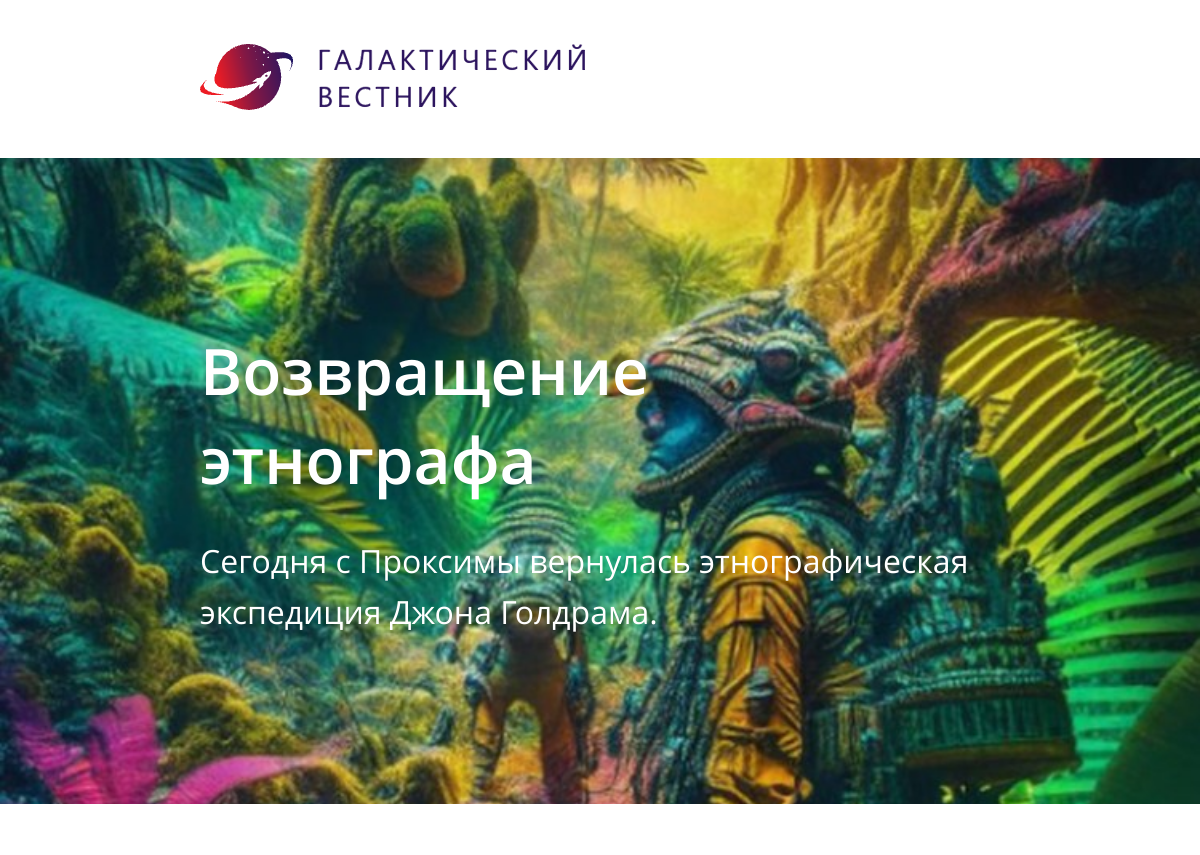
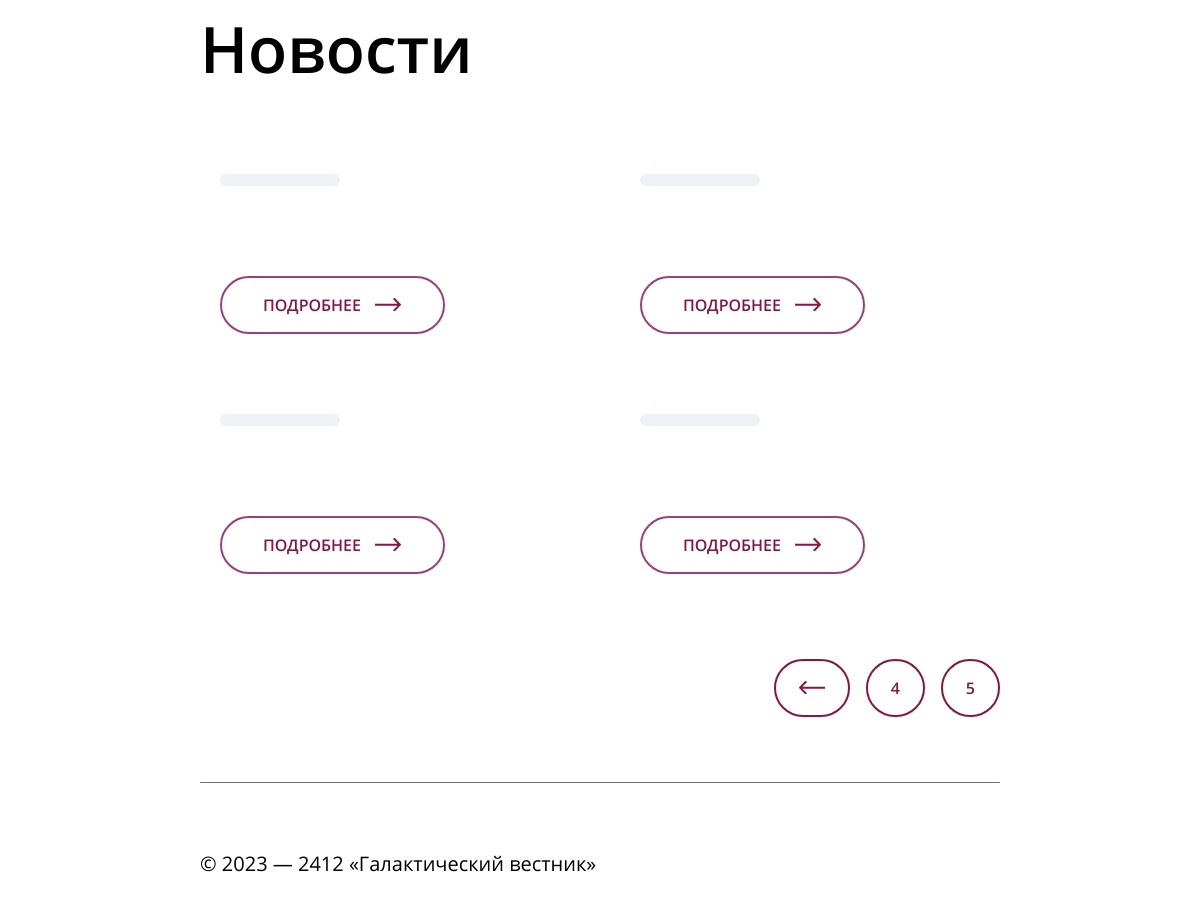
/?page=4, run on the app's committed database (2 pictures, top to bottom).
### tables this page shows
CREATE TABLE `news` (
  `id` int(11) unsigned NOT NULL AUTO_INCREMENT,
  `date` datetime NULL DEFAULT NULL,
  `title` varchar(250) NOT NULL DEFAULT '',
  `announce` text NULL DEFAULT NULL,
  `content` text NULL DEFAULT NULL,
  `image` varchar(250) NOT NULL DEFAULT '',
  PRIMARY KEY (`id`),
  KEY `id` (`id`),

  KEY `idx_news_date` (`date`));

### apps/pagination.php (called while the page is built, shortened)
<?php
require_once 'setting.php';
$mysqli = new mysqli($host, $user, $pass, $data);
$itemsPerPage = 4;
$currentPage = isset($_GET['page']) ? (int)$_GET['page'] : 1;
$offset = ($currentPage -1) * $itemsPerPage;
$sql = "SELECT *, DATE(date) AS news_date FROM news ORDER BY date DESC LIMIT ?, ?";
$stmt = $mysqli->prepare($sql);
$stmt->bind_param('ii', $offset, $itemsPerPage);
$stmt->execute();
$result = $stmt->get_result();
$news = $result->fetch_all(MYSQLI_ASSOC);
$sqlCount = "SELECT COUNT(*) AS total FROM news";
$resultCount = $mysqli->query($sqlCount);
$totalItems = $resultCount->fetch_assoc()['total'];
$totalPages = ceil($totalItems / $itemsPerPage);
?>

### index.php (the view, shortened to what this page needs)
<!DOCTYPE html>
<html lang="ru">
<head>
    <link rel="stylesheet" href="style.css">
    <link rel="stylesheet" href="css/normalize.css">
    <link rel="stylesheet" href="css/style.css">
    <?php require_once 'apps/announce.php' ?>
    <?php require_once 'apps/pagination.php' ?>
</head>
<body>
    <header class="header">
        <div class="container">
            <a href="#">
                <img class="logo" src="/img/logo.png" alt="GalaxyNews">
            </a>
        </div>
    </header>
    <section class="banner">
        <div class="banner__wrapper">
            <div class="container banner__container">
                <h2 class="banner__title">
                    <?php echo $title ?>
                </h2>
                <p class="banner__descr">
                    <?php echo $announce ?>
                </p>
            </div>
        </div>
    </section>
    <section class="news">
        <div class="container">
            <h1 class="news__title">Новости</h1>
                <?php
                echo '<div class="news__list">';
                foreach ($news as $article) {
                    $article = str_replace('<p>', '', $article);
                    $article = str_replace('</p>', '', $article);
                    echo '<div class="news__item">';
                    echo '<p class="news__data">' . htmlspecialchars($article['news_date']) . '</p>';
                    echo '<a class="news__button" href="news.php?id=' . $article['id'] . '">Подробнее <svg class="button__arrow_right" width="26.003967" height="13.321899" viewBox="0 0 26.004 13.3219" fill="none" xmlns="http://www.w3.org/2000/svg">
                        <path id="Arrow 1" d="M22.58 5.66L18.63 1.71C18.23 1.31 18.23 0.69 18.63 0.29C19.03 -0.1 19.65 -0.1 20.05 0.29L25.7 5.95C26.1 6.34 26.1 6.97 25.7 7.36L20.05 13.02C19.65 13.42 19.03 13.42 18.63 13.02C18.23 12.62 18.23 12 18.63 11.61L22.58 7.66L0 7.66L0 5.66L22.58 5.66Z" fill="#841844"/>
                        </svg>
                        </a>';
                    echo '</div>';
                }
                echo '</div>';
                echo "<div class='pagination'>";
                $page = 1;
                if ($currentPage <= 3) {
                    while ($page <= 3) {
                        echo "<a class='pagination__element' href='?page=$page'>$page</a>";
                        $page++;
                    };
                    echo "<a class='pagination__element' href='?page=$page'><svg class='pagination__arrow' width=\"26.003967\" height=\"13.321899\" viewBox=\"0 0 26.004 13.3219\" fill=\"none\" xmlns=\"http://www.w3.org/2000/svg\" xmlns:xlink=\"http://www.w3.org/1999/xlink\">
                    <defs/>
                    <path id=\"Arrow 1\" d=\"M22.58 5.66L18.63 1.71C18.23 1.31 18.23 0.69 18.63 0.29C19.03 -0.1 19.65 -0.1 20.05 0.29L25.7 5.95C26.1 6.34 26.1 6.97 25.7 7.36L20.05 13.02C19.65 13.42 19.03 13.42 18.63 13.02C18.23 12.62 18.23 12 18.63 11.61L22.58 7.66L0 7.66L0 5.66L22.58 5.66Z\" fill=\"#841844\" fill-opacity=\"1.000000\" fill-rule=\"evenodd\"/>
                    </svg></a>";
                }
                    else {
                        if ($currentPage > 3 && $currentPage < $totalPages - 2) {
                            $mincount = $currentPage - 1;
                            $maxcount = $currentPage + 1;
                            echo "<a class='pagination__element' href='?page=$page'><svg class='pagination__arrow' width=\"26.003906\" height=\"13.321899\" viewBox=\"0 0 26.0039 13.3219\" fill=\"none\" xmlns=\"http://www.w3.org/2000/svg\" xmlns:xlink=\"http://www.w3.org/1999/xlink\">
                    <defs/>
                    <path id=\"Arrow 1\" d=\"M3.41 5.66L7.36 1.71C7.76 1.31 7.76 0.69 7.36 0.29C6.97 -0.1 6.34 -0.1 5.95 0.29L0.29 5.95C-0.1 6.34 -0.1 6.97 0.29 7.36L5.95 13.02C6.34 13.42 6.97 13.42 7.36 13.02C7.76 12.62 7.76 12 7.36 11.61L3.41 7.66L26 7.66L26 5.66L3.41 5.66Z\" fill=\"#841844\" fill-opacity=\"1.000000\" fill-rule=\"evenodd\"/>
                    </svg></a>";
                            echo "<a class='pagination__element' href='?page=$mincount'>$mincount</a>";
                            echo "<a class='pagination__element' href='?page=$currentPage'>$currentPage</a>";
                            echo "<a class='pagination__element' href='?page=$maxcount'>$maxcount</a>";
                            echo "<a class='pagination__element' href='?page=$totalPages'><svg class='pagination__arrow' width=\"26.003967\" height=\"13.321899\" viewBox=\"0 0 26.004 13.3219\" fill=\"none\" xmlns=\"http://www.w3.org/2000/svg\" xmlns:xlink=\"http://www.w3.org/1999/xlink\">
                    <defs/>
                    <path id=\"Arrow 1\" d=\"M22.58 5.66L18.63 1.71C18.23 1.31 18.23 0.69 18.63 0.29C19.03 -0.1 19.65 -0.1 20.05 0.29L25.7 5.95C26.1 6.34 26.1 6.97 25.7 7.36L20.05 13.02C19.65 13.42 19.03 13.42 18.63 13.02C18.23 12.62 18.23 12 18.63 11.61L22.58 7.66L0 7.66L0 5.66L22.58 5.66Z\" fill=\"#841844\" fill-opacity=\"1.000000\" fill-rule=\"evenodd\"/>
                    </svg></a>";
                    } else { if ($currentPage = ($totalPages - 1)) {
                        $maxcount = $currentPage + 1;
                        echo "<a class='pagination__element' href='?page=$page'><svg class='pagination__arrow' width=\"26.003906\" height=\"13.321899\" viewBox=\"0 0 26.0039 13.3219\" fill=\"none\" xmlns=\"http://www.w3.org/2000/svg\" xmlns:xlink=\"http://www.w3.org/1999/xlink\">
                    <defs/>
                    <path id=\"Arrow 1\" d=\"M3.41 5.66L7.36 1.71C7.76 1.31 7.76 0.69 7.36 0.29C6.97 -0.1 6.34 -0.1 5.95 0.29L0.29 5.95C-0.1 6.34 -0.1 6.97 0.29 7.36L5.95 13.02C6.34 13.42 6.97 13.42 7.36 13.02C7.76 12.62 7.76 12 7.36 11.61L3.41 7.66L26 7.66L26 5.66L3.41 5.66Z\" fill=\"#841844\" fill-opacity=\"1.000000\" fill-rule=\"evenodd\"/>
                    </svg></a>";
                        echo "<a class='pagination__element' href='?page=$currentPage'>$currentPage</a>";
                        echo "<a class='pagination__element' href='?page=$maxcount'>$maxcount</a>";
                        }
                    }
                };
                echo "</div>";
                ?>
            </div>
    </section>
    <footer class="footer">
        <div class="container">
            <p class="footer__descr">
                © 2023 — 2412 «Галактический вестник»
            </p>
        </div>
    </footer>
</body>
</html>

### apps/announce.php (shortened to what this page needs)
<?php
require_once 'setting.php';
$conn = new mysqli($host, $user, $pass, $data);
$querynews = 'SELECT * FROM news ORDER BY date DESC';
$result = $conn->query($querynews);
$announce = "";
if ($result->num_rows > 0) {
    $row = $result->fetch_assoc();
    $title = $row['title'];
    $announce = $row['announce'];
} else {
    echo "No news found";
}
$announce = str_replace('<p>', '', $announce);
$announce = str_replace('</p>', '', $announce);
?>

### css/style.css (style rules this page uses)
html { box-sizing: border-box; }
body { max-width: 1905px; }
*, *::before, *::after { box-sizing: inherit; }
a { color: inherit; text-decoration: none; }
img { max-width: 100%; }
h1, h2, h3, p, a { margin: 0; padding: 0; }
.header { padding-top: 40px; padding-bottom: 40px; }
.container { margin-left: 200px; padding-right: 200px; }
.banner__container { height: 646px; display: flex; flex-direction: column; justify-content: center; }
.banner__wrapper { width: 100%; margin-bottom: 55px; background-repeat: no-repeat; background-position: center; background-size: cover; }
.banner__title { padding-bottom: 30px; margin: 0; color: rgb(255, 255, 255); font-family: Open Sans; font-size: 64px; font-weight: 600; line-height: 140%; letter-spacing: 0%; text-align: left; }
.banner__descr { margin: 0; color: rgb(255, 255, 255); font-family: Open Sans; font-size: 32px; font-weight: 400; line-height: 160%; letter-spacing: 0%; text-align: left; }
.news__title { margin-bottom: 60px; color: rgb(0, 0, 0); font-family: 'Open Sans', sans-serif; font-size: 64px; font-weight: 600; line-height: 140%; letter-spacing: 0%; }
.news__list { display: flex; flex-wrap: wrap; gap: 40px; }
.news__item { display: flex; flex-direction: column; justify-content: space-between; width: calc(50% - 20px); box-sizing: border-box; padding: 20px; border-radius: 8px; }
.news__data { width: 120px; margin-bottom: 30px; padding: 6px 18px; color: rgb(108, 110, 123); font-family: 'Open Sans', sans-serif; font-size: 16px; font-weight: 400; line-height: 22px; letter-spacing: 0%; border-radius: 20px; background: rgb(236, 242, 245); }
.news__button { width: 225px; display: inline-block; margin-top: auto; padding: 16px 41px; color: rgb(132, 24, 68); font-family: Open Sans; font-size: 16px; font-weight: 600; line-height: 22px; letter-spacing: 0%; text-align: left; text-transform: uppercase; border: 2px solid rgb(155, 64, 122); border-radius: 50px; }
.button__arrow_right { margin-left: 10px; }
.pagination { padding-top: 83px; text-align: right; padding-bottom: 83px; border-bottom: 1px solid rgb(108, 110, 123); margin-bottom: 65px; }
.pagination__element { padding: 16px 23px 16px 23px; box-sizing: border-box; border: 2px solid rgb(132, 24, 68); border-radius: 50px; color: rgb(132, 24, 68); font-family: Open Sans; font-size: 16px; font-weight: 600; line-height: 22px; letter-spacing: 0%; text-align: left; text-transform: uppercase; }
.pagination__element:not(:last-child) { margin-right: 16px; }
.footer__descr { margin-bottom: 85px; font-family: Open Sans; font-size: 20px; font-weight: 400; line-height: 160%; letter-spacing: 0%; }

### data on the page
news: title "Возвращение этнографа", announce "Сегодня с Проксимы вернулась этнографическая экспедиция Джона Голдрама."

### other printed values
$currentPage "4"
$maxcount "5"
